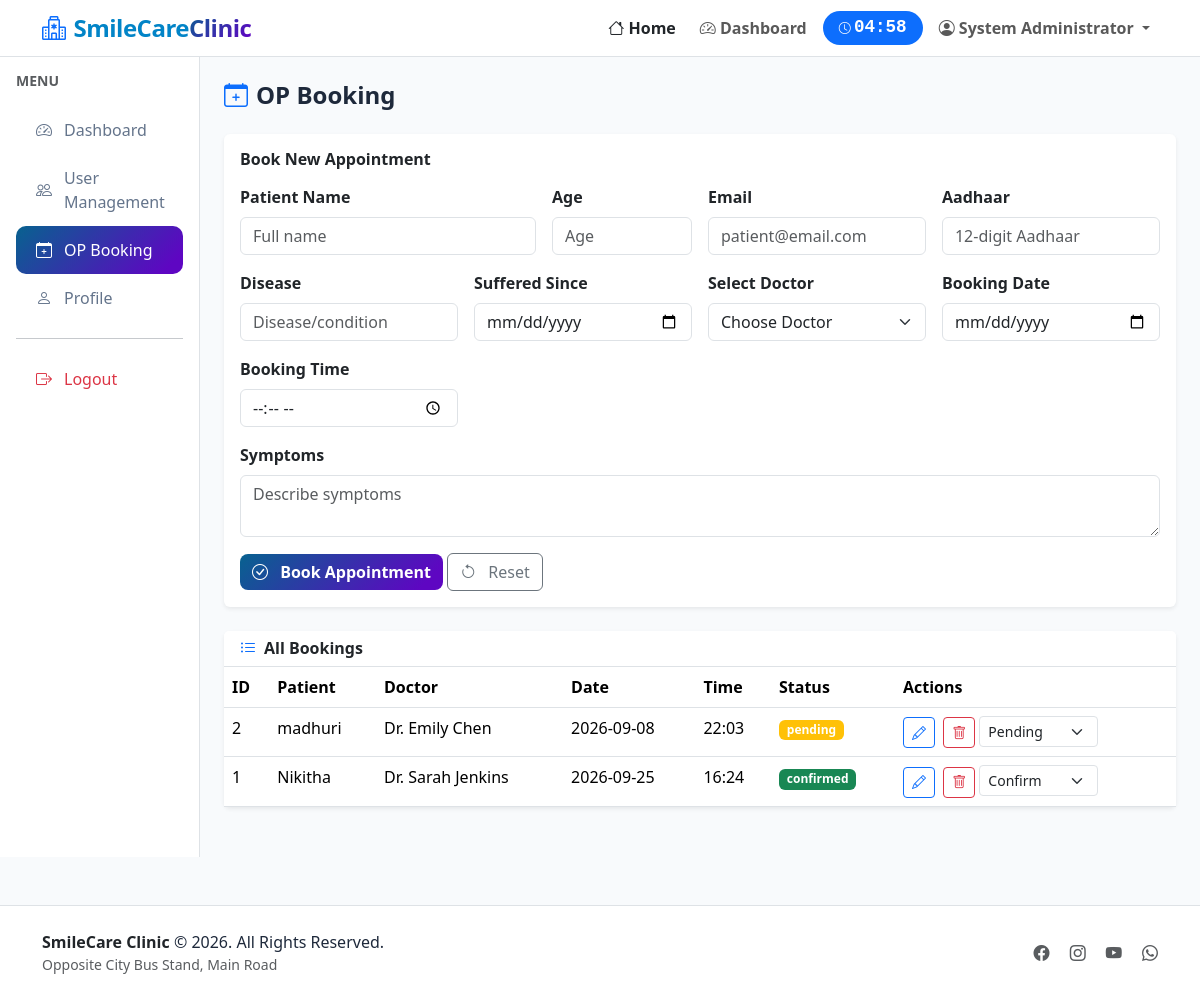
Page /op_booking (signed in) on the committed database.
### tables this page shows
CREATE TABLE op(
            pid INTEGER PRIMARY KEY AUTOINCREMENT,
            pname TEXT NOT NULL,
            age INTEGER NOT NULL,
            email TEXT NOT NULL,
            aadhaar TEXT NOT NULL,
            disease TEXT NOT NULL,
            since TEXT NOT NULL,
            symptoms TEXT,
            did INTEGER NOT NULL,
            SlDate TEXT NOT NULL,
            SlTime TEXT NOT NULL,
            status TEXT DEFAULT 'pending',
            user_id INTEGER,
            FOREIGN KEY (did) REFERENCES doctors (did) ON DELETE CASCADE,
            FOREIGN KEY (user_id) REFERENCES users (id) ON DELETE SET NULL
        );

CREATE TABLE doctors(
            did INTEGER PRIMARY KEY AUTOINCREMENT,
            dname TEXT NOT NULL,
            contact INTEGER NOT NULL UNIQUE,
            wardno INTEGER NOT NULL DEFAULT 0,
            specialization TEXT NOT NULL,
            is_active INTEGER DEFAULT 1
        );

### app.py (the view)
@app.route('/op_booking')
@login_required
def op_booking():
    conn = get_connect()
    cursor = conn.cursor()
    doctors = cursor.execute('SELECT did, dname, specialization FROM doctors WHERE is_active = 1').fetchall()
    bookings = cursor.execute('''
        SELECT op.*, doctors.dname, doctors.specialization
        FROM op
        JOIN doctors ON op.did = doctors.did
        ORDER BY op.pid DESC
    ''').fetchall()
    conn.close()
    return render_template('op_booking.html', doctors=doctors, bookings=bookings)

### app.py (called while the page is built)
def decode_jwt_token(token):
    try:
        payload = jwt.decode(token, JWT_SECRET, algorithms=['HS256'])
        return payload
    except:
        return None

def login_required(f):
    @wraps(f)
    def decorated_function(*args, **kwargs):
        token = session.get('jwt_token')
        if not token:
            flash('Please login to access this page', 'warning')
            return redirect(url_for('login'))
        payload = decode_jwt_token(token)
        if not payload:
            session.clear()
            flash('Session expired. Please login again.', 'warning')
            return redirect(url_for('login'))
        session['user_id'] = payload.get('user_id')
        session['user_email'] = payload.get('email')
        session['user_role'] = payload.get('role')
        return f(*args, **kwargs)
    return decorated_function

def get_connect():
    conn = sqlite3.connect(db_name)
    conn.row_factory = sqlite3.Row
    return conn

@app.context_processor
def inject_session_time():
    login_time = session.get('login_time')
    if login_time:
        elapsed = int(time.time() - login_time)
        remaining = max(0, 300 - elapsed)
        minutes = remaining // 60
        seconds = remaining % 60
        time_left = f"{minutes:02d}:{seconds:02d}"
        return {'session_time_left': time_left, 'is_logged_in': 'user_id' in session}
    return {'session_time_left': '00:00', 'is_logged_in': False}

### templates/op_booking.html (shortened to what this page needs)
{% extends "base.html" %}
{% block content %}
<div class="container-fluid">
    <div class="row">
        <div class="col-lg-2 col-md-3 bg-white vh-100 p-0 border-end" style="position: sticky; top: 70px; height: calc(100vh - 70px); overflow-y: auto;">
            <div class="p-3">
                <h6 class="text-muted text-uppercase small fw-bold mb-3">Menu</h6>
                {% if session.get('user_role') == 'admin' %}
                <a href="{{ url_for('admin_dashboard') }}" class="sidebar-link">
                    <i class="bi bi-speedometer2"></i> Dashboard
                </a>
                <a href="{{ url_for('user_management') }}" class="sidebar-link">
                    <i class="bi bi-people"></i> User Management
                </a>
                {% else %}
                <a href="{{ url_for('user_dashboard') }}" class="sidebar-link">
                    <i class="bi bi-speedometer2"></i> Dashboard
                </a>
                {% endif %}
                <a href="{{ url_for('op_booking') }}" class="sidebar-link active">
                    <i class="bi bi-calendar-plus"></i> OP Booking
                </a>
                <a href="{{ url_for('profile') }}" class="sidebar-link">
                    <i class="bi bi-person"></i> Profile
                </a>
                <hr>
                <a href="{{ url_for('logout') }}" class="sidebar-link text-danger">
                    <i class="bi bi-box-arrow-right"></i> Logout
                </a>
            </div>
        </div>
        <div class="col-lg-10 col-md-9 p-4">
            <h4 class="fw-bold mb-4"><i class="bi bi-calendar-plus text-primary me-2"></i>OP Booking</h4>
            <div class="card border-0 shadow-sm mb-4">
                <div class="card-body">
                    <h6 class="fw-bold mb-3">Book New Appointment</h6>
                    <form method="POST" action="{{ url_for('book_op') }}" id="bookingForm">
                        <div class="row g-3">
                            <div class="col-md-4">
                                <label class="form-label fw-semibold">Patient Name</label>
                                <input type="text" class="form-control" name="patientName" id="patientName" placeholder="Full name" required>
                            </div>
                            <div class="col-md-2">
                                <label class="form-label fw-semibold">Age</label>
                                <input type="number" class="form-control" name="age" id="age" placeholder="Age" required>
                            </div>
                            <div class="col-md-3">
                                <label class="form-label fw-semibold">Email</label>
                                <input type="email" class="form-control" name="email" id="email" placeholder="patient@email.com" required>
                            </div>
                            <div class="col-md-3">
                                <label class="form-label fw-semibold">Aadhaar</label>
                                <input type="text" class="form-control" name="aadhar" id="aadhar" placeholder="12-digit Aadhaar" required>
                            </div>
                            <div class="col-md-3">
                                <label class="form-label fw-semibold">Disease</label>
                                <input type="text" class="form-control" name="disease" id="disease" placeholder="Disease/condition" required>
                            </div>
                            <div class="col-md-3">
                                <label class="form-label fw-semibold">Suffered Since</label>
                                <input type="date" class="form-control" name="sufferedSince" id="sufferedSince" required>
                            </div>
                            <div class="col-md-3">
                                <label class="form-label fw-semibold">Select Doctor</label>
                                <select class="form-select" name="did" id="did" required>
                                    <option value="">Choose Doctor</option>
                                </select>
                            </div>
                            <div class="col-md-3">
                                <label class="form-label fw-semibold">Booking Date</label>
                                <input type="date" class="form-control" name="bookingDate" id="bookingDate" required>
                            </div>
                            <div class="col-md-3">
                                <label class="form-label fw-semibold">Booking Time</label>
                                <input type="time" class="form-control" name="bookingTime" id="bookingTime" required>
                            </div>
                            <div class="col-md-12">
                                <label class="form-label fw-semibold">Symptoms</label>
                                <textarea class="form-control" name="symptoms" id="symptoms" rows="2" placeholder="Describe symptoms"></textarea>
                            </div>
                            <div class="col-12">
                                <button type="submit" class="btn btn-custom">
                                    <i class="bi bi-check-circle me-2"></i> Book Appointment
                                </button>
                                <button type="reset" class="btn btn-outline-secondary">
                                    <i class="bi bi-arrow-counterclockwise me-2"></i> Reset
                                </button>
                            </div>
                        </div>
                    </form>
                </div>
            </div>
            <div class="card border-0 shadow-sm">
                <div class="card-header bg-white border-bottom">
                    <h6 class="fw-bold mb-0"><i class="bi bi-list-ul text-primary me-2"></i>All Bookings</h6>
                </div>
                <div class="card-body p-0">
                    <div class="table-responsive">
                        <table class="table table-hover mb-0">
                            <thead>
                                <tr>
                                    <th>ID</th>
                                    <th>Patient</th>
                                    <th>Doctor</th>
                                    <th>Date</th>
                                    <th>Time</th>
                                    <th>Status</th>
                                    <th>Actions</th>
                                </tr>
                            </thead>
                            <tbody>
                                {% for booking in bookings %}
                                <tr>
                                    <td>{{ booking.pid }}</td>
                                    <td>{{ booking.pname }}</td>
                                    <td>{{ booking.dname }}</td>
                                    <td>{{ booking.SlDate }}</td>
                                    <td>{{ booking.SlTime }}</td>
                                    <td>
                                        <span class="badge bg-{{ 'success' if booking.status == 'confirmed' else 'warning' if booking.status == 'pending' else 'secondary' }}">
                                            {{ booking.status }}
                                        </span>
                                    </td>
                                    <td>
                                        <button class="btn btn-sm btn-outline-primary me-1" onclick="editBooking({{ booking.pid }}, '{{ booking.pname }}', {{ booking.age }}, '{{ booking.email }}', '{{ booking.aadhaar }}', '{{ booking.disease }}', '{{ booking.since }}', '{{ booking.symptoms }}', {{ booking.did }}, '{{ booking.SlDate }}', '{{ booking.SlTime }}')">
                                            <i class="bi bi-pencil"></i>
                                        </button>
                                        <form method="POST" action="{{ url_for('delete_op', pid=booking.pid) }}" style="display: inline;">
                                            <button type="submit" class="btn btn-sm btn-outline-danger" onclick="return confirm('Delete this booking?')">
                                                <i class="bi bi-trash"></i>
                                            </button>
                                        </form>
                                        {% if session.get('user_role') == 'admin' %}
                                        <form method="POST" action="{{ url_for('update_op_status', pid=booking.pid) }}" style="display: inline;">
                                            <select name="status" class="form-select form-select-sm d-inline-block" style="width: auto;" onchange="this.form.submit()">
                                                <option value="pending" {% if booking.status == 'pending' %}selected{% endif %}>Pending</option>
                                                <option value="confirmed" {% if booking.status == 'confirmed' %}selected{% endif %}>Confirm</option>
                                            </select>
                                        </form>
                                        {% endif %}
                                    </td>
                                </tr>
                                {% endfor %}
                            </tbody>
                        </table>
                    </div>
                </div>
            </div>
        </div>
    </div>
</div>
{% endblock %}

### templates/base.html (style rules this page uses)
:root { --brand-gradient: linear-gradient(135deg, #07628f 0%, #5e06c2 90%); --brand-primary: #07628f; }
body { font-family: 'Segoe UI', Tahoma, Geneva, Verdana, sans-serif; background-color: #f8fafc; color: #1e293b; }
.btn-custom { background: var(--brand-gradient); color: white; border: none; border-radius: 8px; font-weight: 600; }
.sidebar-link { padding: 12px 20px; border-radius: 10px; color: #64748b; text-decoration: none; display: flex; align-items: center; gap: 12px; transition: all 0.2s ease; }
.sidebar-link.active { background: var(--brand-gradient); color: white; }

### rows in the picture
op: pid "2", pname "madhuri", dname "Dr. Emily Chen", SlDate "2026-09-08", SlTime "22:03", status "pending", status "Pending"
op: pid "1", pname "Nikitha", dname "Dr. Sarah Jenkins", SlDate "2026-09-25", SlTime "16:24", status "confirmed", status "Confirm"

### other values in the picture
{{ session.get('full_name') or session.get('username') }} "System Administrator"
